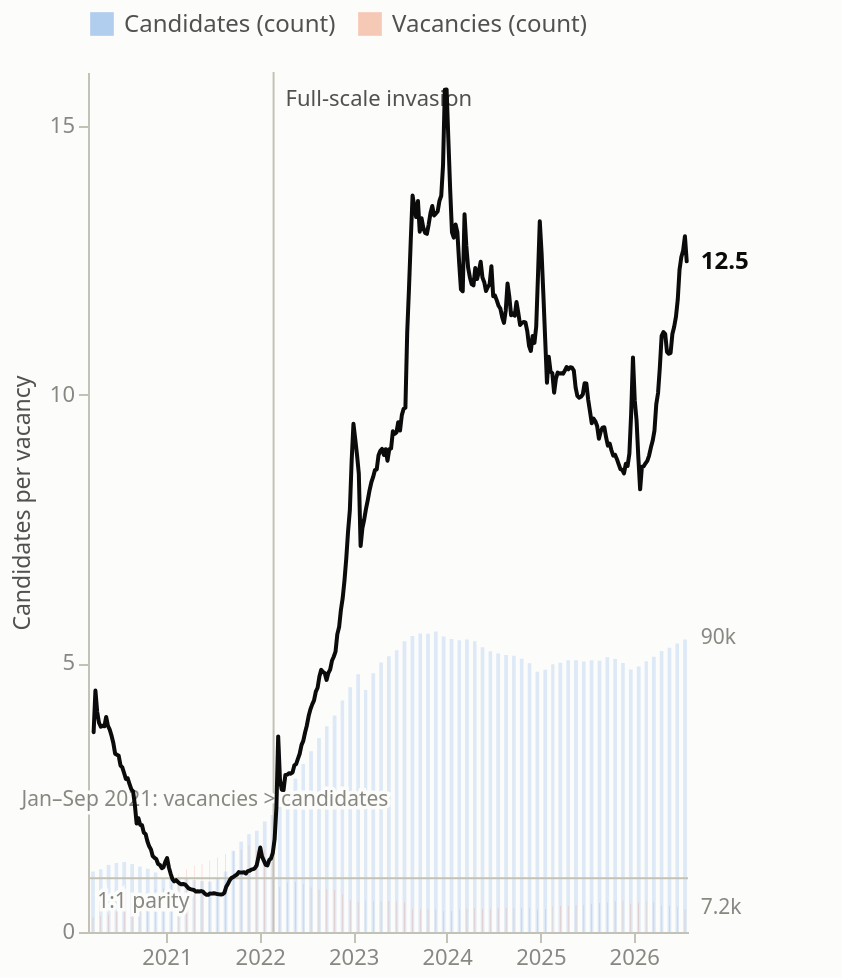

Here is the Vega-Lite specification saved for this chart:
### Vega-Lite specification from a JSON file in a GitHub repository (floating-point values rounded to 4 significant figures; data arrays with more than 128 entries replaced by an {"elided": "..."} marker saying what was removed)
{"$schema": "https://vega.github.io/schema/vega-lite/v5.json", "description": "Candidates per vacancy (weekly ratio line) over dimmed monthly magnitude bars. Bars use a hidden 0-265k count scale (two-width overlap, bullet style); the ratio axis is the only visible axis. Data comes from the named source 'labor_market_weekly' (fields: week, candidates, vacancies) - rebind it at runtime or serve labor-market-weekly.json next to this file.", "width": "container", "height": 430, "background": "#fcfcfb", "padding": {"left": 5, "top": 5, "right": 46, "bottom": 5}, "config": {"font": "system-ui, -apple-system, 'Segoe UI', sans-serif", "axis": {"labelColor": "#898781", "titleColor": "#52514e", "gridColor": "#e1e0d9", "gridWidth": 1, "domainColor": "#c3c2b7", "tickColor": "#c3c2b7", "labelFontSize": 11, "titleFontSize": 11.5, "titleFontWeight": 500, "titlePadding": 8}, "legend": {"labelColor": "#52514e", "labelFontSize": 12, "titleColor": "#52514e"}, "line": {"strokeWidth": 2, "strokeCap": "round", "strokeJoin": "round"}, "view": {"stroke": null}}, "data": {"name": "labor_market_weekly", "values": {"elided": "332 records"}}, "transform": [{"calculate": "datum.candidates / datum.vacancies", "as": "ratio"}], "resolve": {"scale": {"y": "independent"}}, "layer": [{"description": "Wide pale bars: monthly mean candidates (hidden count scale)", "mark": {"type": "bar", "width": {"band": 0.72}, "opacity": 0.15}, "encoding": {"x": {"field": "week", "timeUnit": "yearmonth", "type": "temporal", "bandPosition": 0.5, "title": null, "axis": {"grid": false, "format": "%Y", "tickCount": "year", "labelFontSize": 11}}, "y": {"aggregate": "mean", "field": "candidates", "type": "quantitative", "scale": {"domain": [0, 265000]}, "axis": null}, "color": {"datum": "Candidates", "scale": {"domain": ["Candidates", "Vacancies"], "range": ["#2a78d6", "#eb6834"]}, "legend": {"orient": "top", "title": null, "symbolType": "square", "symbolSize": 140, "symbolOpacity": 0.35, "labelExpr": "datum.label + ' (count)'"}}}}, {"description": "Narrow bars in front: monthly mean vacancies (same hidden count scale)", "mark": {"type": "bar", "width": {"band": 0.32}, "opacity": 0.32}, "encoding": {"x": {"field": "week", "timeUnit": "yearmonth", "type": "temporal", "bandPosition": 0.5, "title": null, "axis": {"grid": false, "format": "%Y", "tickCount": "year", "labelFontSize": 11}}, "y": {"aggregate": "mean", "field": "vacancies", "type": "quantitative", "scale": {"domain": [0, 265000]}, "axis": null}, "color": {"datum": "Vacancies", "scale": {"domain": ["Candidates", "Vacancies"], "range": ["#2a78d6", "#eb6834"]}, "legend": {"orient": "top", "title": null, "symbolType": "square", "symbolSize": 140, "symbolOpacity": 0.35, "labelExpr": "datum.label + ' (count)'"}}}}, {"description": "Count end label: last weekly candidates", "transform": [{"window": [{"op": "row_number", "as": "rn"}], "sort": [{"field": "week", "order": "descending"}]}, {"filter": "datum.rn == 1"}, {"calculate": "format(datum.candidates / 1000, '.0f') + 'k'", "as": "lbl"}], "mark": {"type": "text", "align": "left", "dx": 7, "fontSize": 10.5, "fill": "#898781"}, "encoding": {"x": {"field": "week", "type": "temporal"}, "y": {"field": "candidates", "type": "quantitative", "scale": {"domain": [0, 265000]}, "axis": null}, "text": {"field": "lbl"}}}, {"description": "Count end label: last weekly vacancies", "transform": [{"window": [{"op": "row_number", "as": "rn"}], "sort": [{"field": "week", "order": "descending"}]}, {"filter": "datum.rn == 1"}, {"calculate": "format(datum.vacancies / 1000, '.1f') + 'k'", "as": "lbl"}], "mark": {"type": "text", "align": "left", "dx": 7, "fontSize": 10.5, "fill": "#898781"}, "encoding": {"x": {"field": "week", "type": "temporal"}, "y": {"field": "vacancies", "type": "quantitative", "scale": {"domain": [0, 265000]}, "axis": null}, "text": {"field": "lbl"}}}, {"description": "Parity line: 1 candidate per vacancy", "data": {"values": [{"y": 1}]}, "mark": {"type": "rule", "stroke": "#c3c2b7", "strokeWidth": 1}, "encoding": {"y": {"field": "y", "type": "quantitative", "scale": {"domain": [0, 16]}, "axis": null}}}, {"description": "Parity label (halo)", "data": {"values": [{"week": "2020-04-06", "y": 0.55, "t": "1:1 parity"}]}, "mark": {"type": "text", "align": "left", "fontSize": 10.5, "fill": "#fcfcfb", "stroke": "#fcfcfb", "strokeWidth": 3.5}, "encoding": {"x": {"field": "week", "type": "temporal"}, "y": {"field": "y", "type": "quantitative", "scale": {"domain": [0, 16]}, "axis": null}, "text": {"field": "t"}}}, {"description": "Parity label", "data": {"values": [{"week": "2020-04-06", "y": 0.55, "t": "1:1 parity"}]}, "mark": {"type": "text", "align": "left", "fontSize": 10.5, "fill": "#898781"}, "encoding": {"x": {"field": "week", "type": "temporal"}, "y": {"field": "y", "type": "quantitative", "scale": {"domain": [0, 16]}, "axis": null}, "text": {"field": "t"}}}, {"description": "Full-scale invasion rule", "data": {"values": [{"week": "2022-02-24"}]}, "mark": {"type": "rule", "stroke": "#c3c2b7", "strokeWidth": 1}, "encoding": {"x": {"field": "week", "type": "temporal"}}}, {"description": "Full-scale invasion label", "data": {"values": [{"week": "2022-02-24", "t": "Full-scale invasion"}]}, "mark": {"type": "text", "align": "left", "dx": 6, "y": 14, "fontSize": 11, "fill": "#52514e"}, "encoding": {"x": {"field": "week", "type": "temporal"}, "text": {"field": "t"}}}, {"description": "2021 inversion annotation (halo)", "data": {"values": [{"week": "2021-06-01", "y": 2.45, "t": "Jan–Sep 2021: vacancies > candidates"}]}, "mark": {"type": "text", "align": "center", "fontSize": 10.5, "fill": "#fcfcfb", "stroke": "#fcfcfb", "strokeWidth": 3.5}, "encoding": {"x": {"field": "week", "type": "temporal"}, "y": {"field": "y", "type": "quantitative", "scale": {"domain": [0, 16]}, "axis": null}, "text": {"field": "t"}}}, {"description": "2021 inversion annotation", "data": {"values": [{"week": "2021-06-01", "y": 2.45, "t": "Jan–Sep 2021: vacancies > candidates"}]}, "mark": {"type": "text", "align": "center", "fontSize": 10.5, "fill": "#898781"}, "encoding": {"x": {"field": "week", "type": "temporal"}, "y": {"field": "y", "type": "quantitative", "scale": {"domain": [0, 16]}, "axis": null}, "text": {"field": "t"}}}, {"description": "The hero: weekly candidates-per-vacancy ratio", "mark": {"type": "line", "stroke": "#0b0b0b"}, "encoding": {"x": {"field": "week", "type": "temporal", "title": null, "axis": {"grid": false, "format": "%Y", "tickCount": "year", "labelFontSize": 11}}, "y": {"field": "ratio", "type": "quantitative", "scale": {"domain": [0, 16]}, "axis": {"tickCount": 5, "title": "Candidates per vacancy"}}}}, {"description": "Ratio end label (derived from last row)", "transform": [{"window": [{"op": "row_number", "as": "rn"}], "sort": [{"field": "week", "order": "descending"}]}, {"filter": "datum.rn == 1"}, {"calculate": "format(datum.ratio, '.1f')", "as": "lbl"}], "mark": {"type": "text", "align": "left", "dx": 7, "fontSize": 12, "fontWeight": 600, "fill": "#0b0b0b"}, "encoding": {"x": {"field": "week", "type": "temporal"}, "y": {"field": "ratio", "type": "quantitative", "scale": {"domain": [0, 16]}, "axis": null}, "text": {"field": "lbl"}}}, {"description": "Crosshair + tooltip on nearest week", "mark": {"type": "rule", "stroke": "#c3c2b7", "strokeWidth": 1}, "params": [{"name": "hover", "select": {"type": "point", "fields": ["week"], "nearest": true, "on": "mouseover", "clear": "mouseout"}}], "encoding": {"x": {"field": "week", "type": "temporal"}, "opacity": {"condition": {"param": "hover", "empty": false, "value": 0.6}, "value": 0}, "tooltip": [{"field": "week", "type": "temporal", "title": "Week", "format": "%b %d, %Y"}, {"field": "candidates", "type": "quantitative", "title": "Candidates", "format": ","}, {"field": "vacancies", "type": "quantitative", "title": "Vacancies", "format": ","}, {"field": "ratio", "type": "quantitative", "title": "Per vacancy", "format": ".2f"}]}}]}
